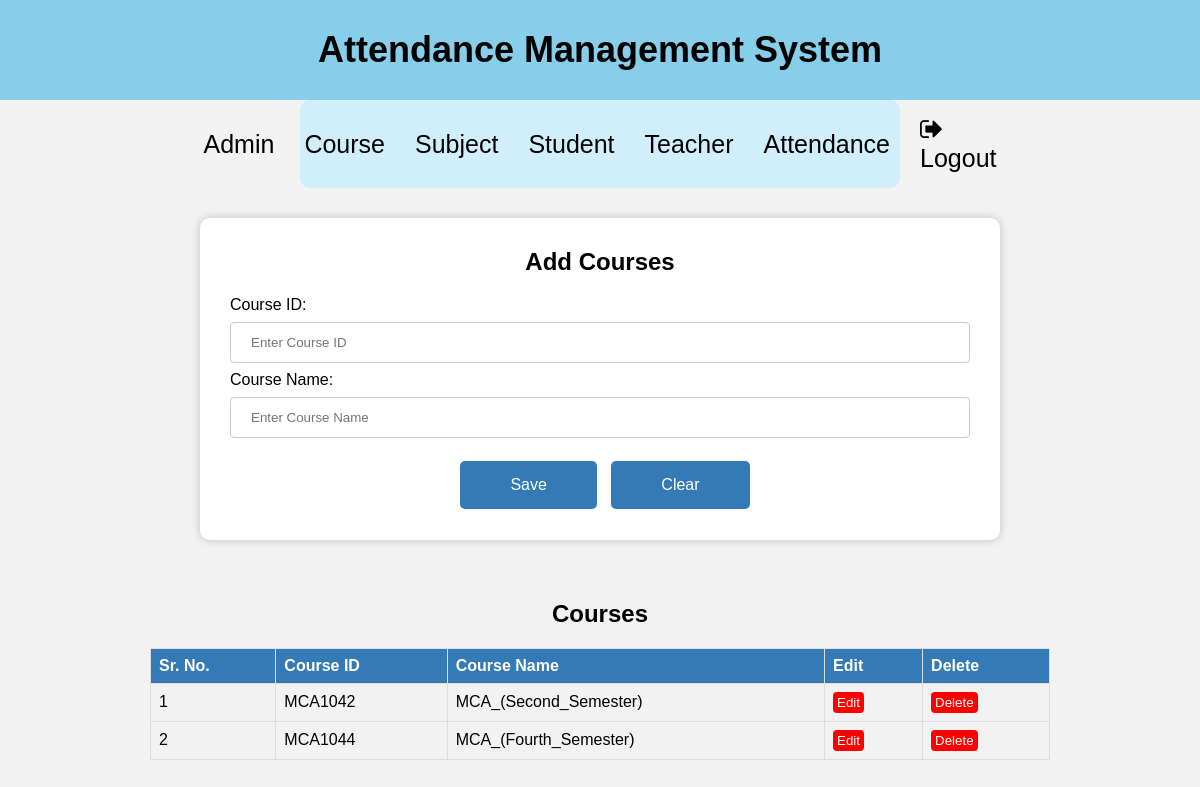
/admin/admin_course/admin_course.php (signed in), run on the app's committed database.
### tables this page shows
CREATE TABLE `course` (
  `courseID` varchar(50) NOT NULL,
  `courseName` varchar(50) NOT NULL,
  PRIMARY KEY (`courseID`)
);

### admin/admin_course/admin_course.php (the view, shortened to what this page needs)
<?php
  include '../../connection/_dbconnection.php';
  ?>
<!DOCTYPE html>
<html lang="en">
<head>
    <link rel="stylesheet" href="admin_course_style.css">
    <link rel="stylesheet" href="https://cdnjs.cloudflare.com/ajax/libs/font-awesome/4.7.0/css/font-awesome.min.css">
</head>
<body>
<div class="heading">Attendance Management System</div>
<header>
  <nav>
    <ul>
      <li><a href="#">Admin</a></li>
	  <li><a href="#">Course</a></li>
	  <li><a href="../admin_subject/admin_subject.php">Subject</a></li>
      <li><a href="../admin_student/admin_student.php">Student</a></li>
      <li><a href="../admin_teacher/admin_teacher.php">Teacher</a></li>
      <li><a href="../admin_attendance/admin_attendance.php">Attendance</a></li>
      <li><a href="../../logout.php"><i class="fa fa-sign-out"></i> Logout</a></li>
    </ul>
  </nav>
</header>
<div class="container">
	<h2>Add Courses</h2>
	<form  method="POST" action="">
		<label for="courseID">Course ID:</label>
		<input type="text" id="courseID" name="courseID" value="<?php echo isset($row) ? $row['courseID'] : '';?>" required placeholder="Enter Course ID">
		<label for="courseName">Course Name:</label>
		<input type="text" id="courseName" name="courseName" value="<?php echo isset($row) ? $row['courseName'] : '';?>" required placeholder="Enter Course Name">
		<div class="buttons">
		<?php
            	if (isset($row))
                {
            ?>
                <input type="hidden" name="UID" value="<?php echo $row['courseID']; ?>">
                <button type="submit" name="update" class="btn btn-warning">Update</button>
                &nbsp;&nbsp;&nbsp;&nbsp;&nbsp;
            <?php
                } else {
            ?>
                <button type="submit" name="save" class="btn btn-primary">Save</button>
            <?php
                 }
            ?>
			 	<button type="reset" id="clearButton" name="clearButton" onclick="resetFormFields()" class="btn btn-secondary">Clear</button>
		</div>
		</form>
</div>
<div class="course_container">
<h2>Courses</h2>
	<table>
		<thead>
			<tr>
				<th>Sr. No.</th>
				<th>Course ID</th>
				<th>Course Name</th>
				<th>Edit</th>
				<th>Delete</th>
			</tr>
		</thead>
		<tbody>
			<?php
			$sql = "SELECT * FROM course";
			$result = $conn->query($sql);
			if ($result->num_rows > 0) {
				$i = 1;
				while ($row = $result->fetch_assoc()) { ?>
					<tr>
						<td><?php echo $i++; ?></td>
						<td><?php echo $row['courseID']; ?></td>
						<td><?php echo $row['courseName']; ?></td>
						<td class="action-btns">
							<form action="" method="POST">
								<button type="submit" name="edit">Edit</button>
							</form>
						</td>
						<td class="action-btns">
							<form action="" method="POST">
								<button type="submit" name="delete">Delete</button>
							</form>
						</td>
					</tr>
				<?php }
			} else {
				echo "0 results";
			}
			?>
		</tbody>
	</table>
</div>
</body>
</html>

### admin/admin_course/admin_course_style.css (style rules this page uses)
* { padding: 0; margin: 0; box-sizing: border-box; }
.heading { display: flex; justify-content: center; align-items: center; font-size: 36px; font-weight: bold; width: 100%; height: 100px; background-color: skyblue; color: black; }
body { background-color: #f2f2f2; font-family: Arial, sans-serif; }
header { background-color: #038582; padding: 15px; margin: 0px 300px; border-radius: 10px; background-color: rgba(201, 239, 253, 0.8); }
nav ul { margin: 0; padding: 0; list-style: none; display: flex; justify-content: center; align-items: center; }
nav li { display: inline-block; margin-right: 30px; }
nav li:last-child { margin-right: 0; }
nav a { color: black; font-size: 25px; text-decoration: none; }
.container { margin: 30px auto; max-width: 800px; padding: 30px; background-color: white; border-radius: 10px; box-shadow: 0 0 10px rgba(0, 0, 0, 0.2); }
.container > h2 { text-align: center; padding-bottom: 20px; }
input[type=text], select { width: 100%; padding: 12px 20px; margin: 8px 0; display: inline-block; border: 1px solid #ccc; border-radius: 4px; box-sizing: border-box; }
.buttons { text-align: center; margin-top: 15px; margin-bottom: 0.1%; }
.buttons button[type="submit"], .buttons button[type="reset"] { background-color: #337ab7; color: white; padding: 15px 50px; border: none; border-radius: 5px; cursor: pointer; font-size: 16px; margin-left: 10px; }
.course_container { max-width: 900px; margin: 0 auto; padding-top: 30px; display: flex; flex-direction: column; align-items: center; }
.course_container > h2 { padding-bottom: 20px; }
table { border-collapse: collapse; width: 100%; }
table th, table td { border: 1px solid #ddd; padding: 8px; text-align: left; }
th { background-color: #337ab7; color: #fff; }
th { background-color: #337ab7; color: white; }
.action-btns button { background-color: red; padding: 3px 4px; color: white; border: none; border-radius: 4px; cursor: pointer; margin-right: 5px; }

### data on the page
course: courseID "MCA1042", courseName "MCA_(Second_Semester)"
course: courseID "MCA1044", courseName "MCA_(Fourth_Semester)"
